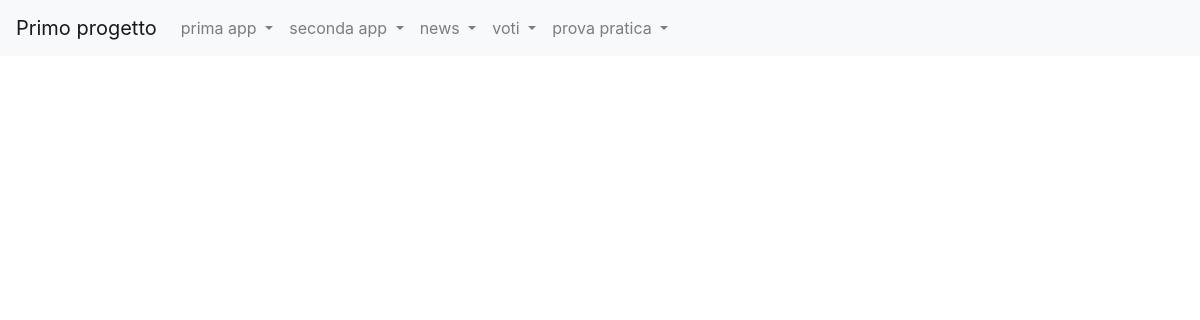
Before: /news/lista_articoli/3 with the older database file.
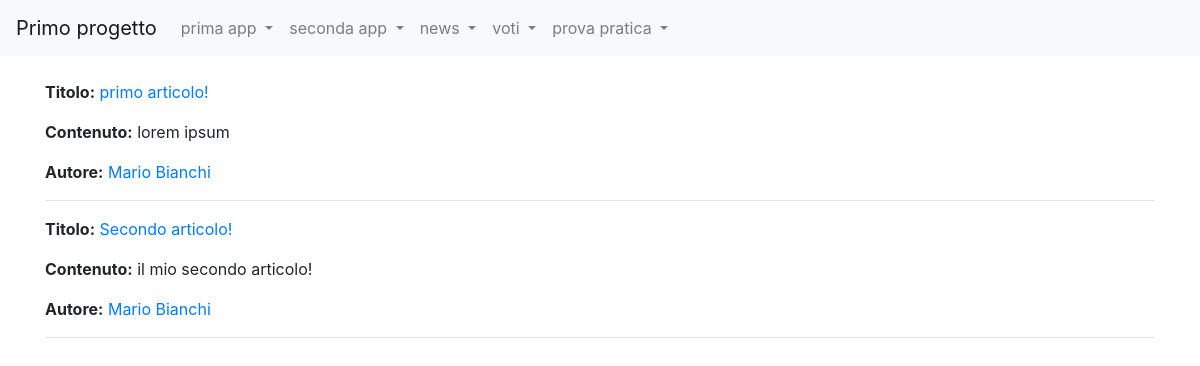
After: the same page with the newer database file.
### news/models.py (models this page shows, shortened)
class Articolo(models.Model):
    titolo=models.CharField(max_length=100)
    contenuto=models.TextField()
    giornalista=models.ForeignKey(Giornalista, on_delete=models.CASCADE, related_name="articoli")
    data=models.DateField(auto_now=True,blank=True)
    visualizzazioni=models.IntegerField(default=0,blank=True)
    class Meta:
        verbose_name="Articolo"
        verbose_name_plural="Articoli"

class Giornalista(models.Model):
    nome=models.CharField(max_length=20)
    cognome=models.CharField(max_length=20)
    anno_di_nascita=models.DateField(blank=True)
    def __str__(self):
        return self.nome+" "+self.cognome
    class Meta:
        verbose_name="Giornalista"
        verbose_name_plural="Giornalisti"

### news/views.py (the view)
# urls.py: path("lista_articoli/",listaArticoli,name="lista_articoli"),
def listaArticoli(request, pk=None):
    if(pk==None):
        articoli=Articolo.objects.all()
    else:
        articoli=Articolo.objects.filter(giornalista_id=pk)
    context={
        'articoli': articoli,
    }
    return render(request,'lista_articoli.html',context)

### news/templates/lista_articoli.html (shortened to what this page needs)
{%extends 'base.html'%}
{%block content%}
    {% for articolo in articoli %}
        <p><strong>Titolo:</strong>
            <a href="/news/articoli/{{articolo.id}}">{{articolo.titolo}}</a>
        </p>
        <p><strong>Contenuto:</strong>
            {{ articolo.contenuto }}
        </p>
        <p><strong>Autore:</strong>
            <a href={% url 'news:giornalisti_detail' articolo.giornalista.id %}>{{articolo.giornalista}}</a>
        </p>
        <hr>
    {% endfor %}
{%endblock content%}

Changed rows visible on the page:
added Articolo: titolo "primo articolo!", contenuto "lorem ipsum", giornalista "Mario Bianchi"
added Articolo: titolo "Secondo articolo!", contenuto "il mio secondo articolo!", giornalista "Mario Bianchi"
